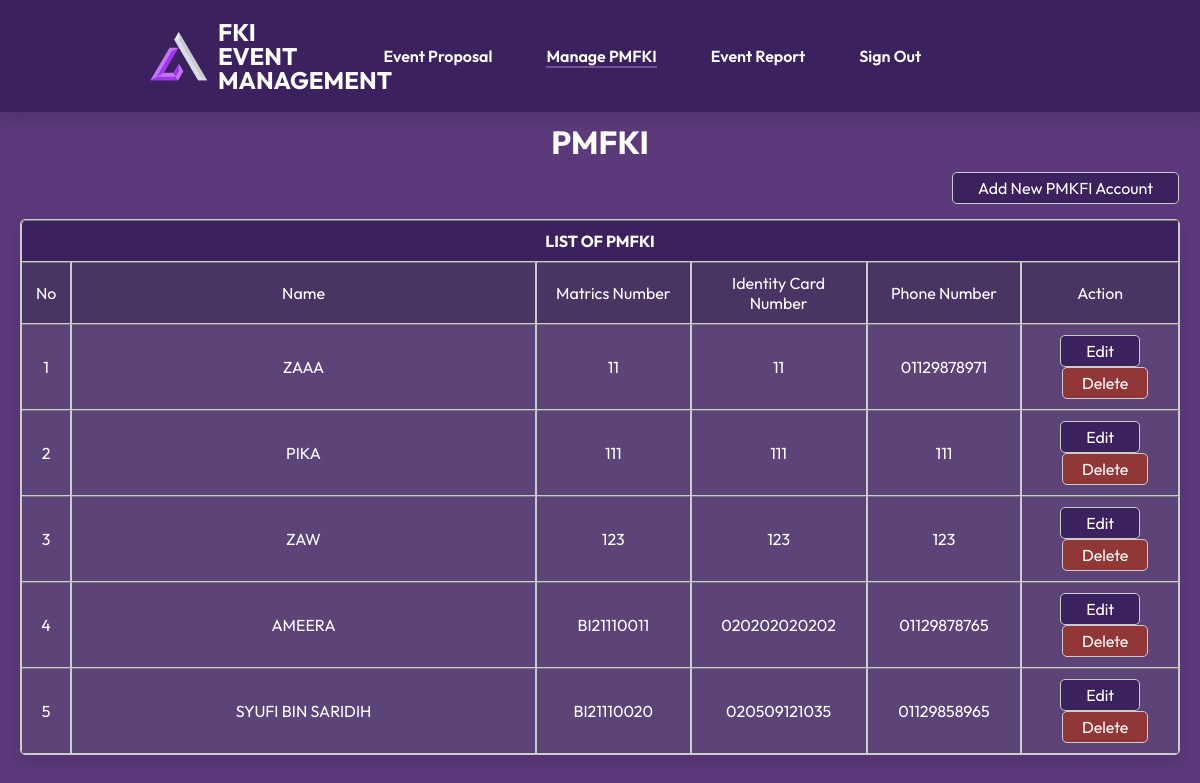
The page /resources/admin/pmfki_acc/pmfki.php (signed in) on the database its author committed.
### tables this page shows
CREATE TABLE `pmfki` (
  `pmfki_id` varchar(20) NOT NULL,
  `pmfki_name` varchar(255) DEFAULT NULL,
  `pmfki_phone` varchar(20) DEFAULT NULL,
  `pmfki_ic` varchar(12) DEFAULT NULL,
  `pmfki_pwd` longtext NOT NULL
);

### resources/admin/pmfki_acc/pmfki.php (the view, shortened to what this page needs)
<?php
    include('config.php');
?>
<!DOCTYPE html>
<html lang="en">
    <head>
	    <link rel="stylesheet" href="css/style.css">
    </head>
    <body>
        <div class="header-row">
            <div class="header-main">
                <img src="src/icon.png" alt="Website Logo">
                <h2>
                    <span>FKI</span>
                    <span>EVENT</span>
                    <span>MANAGEMENT</span>
                </h2>
                <table class="header-nav">
                    <tr>
                        <?php include ('navigation_admin.php')?>
                    </tr>
                </table>
            </div>
        </div>
        <div class="table-list">
            <h1>PMFKI</h1>
            <div class=middle-button>
                <button class="normal-btn" onclick="popup_form()">Add New PMKFI Account</button>
            </div>
            <table border="1" width="100%" class="event-list-table">
                <tr>
                    <th colspan="13">LIST OF PMFKI</th>
                </tr>
                <tr>
                    <td width="2%">No</td>
                    <td width="30%">Name</td>
                    <td width="10%">Matrics Number</td>
                    <td width="10%">Identity Card Number</td>
                    <td width="10%">Phone Number</td>
                    <td width="10%">Action</td>
                </tr>
                <?php
                    $sql = "SELECT * FROM pmfki";
                    $stmt = mysqli_prepare($conn, $sql);
                    mysqli_stmt_execute($stmt);
                    $result = mysqli_stmt_get_result($stmt);
                    if (mysqli_num_rows($result) > 0) {
                        $numrow=1;
                        while($row = mysqli_fetch_assoc($result)) {
                            echo "<tr>";
                            echo "<td>" . $numrow . "</td>";
                            echo "<td>". $row["pmfki_name"] . "</td>";
                            echo '<td>' . $row["pmfki_id"] . '</td>';
                            echo '<td>' . $row["pmfki_ic"] . '</td>';
                            echo "<td>" . $row["pmfki_phone"] . "</td>";
                            echo '<td><button class="normal-btn" onclick="location.href=\'pmfki_edit.php?id=' . $row["pmfki_id"] . '\'">Edit</button>';
                            echo '<button class="decline-btn" onclick="location.href=\'pmfki_delete.php?id=' . $row["pmfki_id"] . '\'">Delete</button></td>';
                            echo "</tr>" . "\n\t\t";
                            $numrow++;
                        }
                    } else {
                        echo '<tr><td colspan="7">0 results</td></tr>';
                    }
                ?>
            </table>
        </div>
    </body>
</html>

### public/css/style.css (style rules this page uses)
*,h1 { font-family: 'Outfit', sans-serif; }
body { background-color: #5b397a; margin: 0; box-sizing: border-box; font-family: 'Outfit', sans-serif; }
.header-row { background-color: #3b215e; display: flex; justify-content: space-between; align-items: center; box-shadow: 0 8px 12px rgba(0, 0, 0, 0.1); }
.header-main { display: flex; align-items: center; margin: 20px; flex: 20%; }
.header-main img { padding-left: 130px; width: 5%; }
.header-main h2 { color: #fff; white-space: nowrap; width: 14%; padding-left: 10px; margin: 0; }
.header-main h2 span { display: block; text-align: left; margin: 0; line-height: 1; }
.table-list { display: flex; flex-direction: column; justify-content: center; align-items: center; margin-right: 10px; margin-left: 10px; margin-bottom: 5%; }
.table-list h1,h2 { color: #fff; text-align: center; margin: 10px; }
.event-list-table { margin-top: 15px; margin-left: 10px; margin-right: 10px; border: 1px solid #ccc; border-style: solid; border-collapse: seperate; border-spacing: 0; border-radius: 5px; background-color: #5c4479; overflow: hidden; width: auto; text-align: center; box-shadow: 0 8px 12px rgba(0, 0, 0, 0.1); margin-bottom: 3%; }
.event-list-table th { background-color:#3b215e; }
.event-list-table tr:nth-child(2) { background-color: #4a3464; }
.event-list-table td, th { border-left: 1px solid #ccc; padding: 10px; color: #fff; }
.event-list-table tr:first-child th:first-child { border-top-left-radius: 5px; }
.event-list-table tr:first-child th:last-child { border-top-right-radius: 5; }
.event-list-table tr:last-child td:first-child { border-bottom-left-radius: 5; }
.event-list-table tr:last-child { border-bottom-right-radius: 5; }
.decline-btn { background-color: #913737; color: #fff; border: 1px solid #ccc; display: inline-block; border-radius: 5px; padding: 5px; padding-left: 19px; padding-right: 19px; text-align: center; z-index: 0; outline: none; position: relative; font-size: inherit; font-family: inherit; overflow: hidden; }
.decline-btn::before { content: ''; z-index: -1; position: absolute; top: 50%; left: 50%; width: 1em; height: 1em; border-radius: 50%; background-color: #752626; transform-origin: center; transform: translate3d(-50%, -50%, 0) scale3d(0, 0, 0); transition: transform 0.35s ease-in-out; }
.decline-btn:not(:first-child) { margin-left: 10px; }
.normal-btn { background-color: #3b215e; color: #fff; border: 1px solid #ccc; display: inline-block; border-radius: 5px; padding: 5px; padding-left: 25px; padding-right: 25px; text-align: center; z-index: 0; outline: none; position: relative; font-size: inherit; font-family: inherit; overflow: hidden; }
.normal-btn::before { content: ''; z-index: -1; position: absolute; top: 50%; left: 50%; width: 1em; height: 1em; border-radius: 50%; background-color: #a07fa7; transform-origin: center; transform: translate3d(-50%, -50%, 0) scale3d(0, 0, 0); transition: transform 0.35s ease-in-out; }
.middle-button { display: flex; flex-direction: row; justify-content: right; align-items: center; width: 99%; text-align: right; margin: 0; padding-right: 10px; }

### rows shown on the page
pmfki: pmfki_name "ZAAA", pmfki_id "11", pmfki_ic "11", pmfki_phone "01129878971"
pmfki: pmfki_name "PIKA", pmfki_id "111", pmfki_ic "111", pmfki_phone "111"
pmfki: pmfki_name "ZAW", pmfki_id "123", pmfki_ic "123", pmfki_phone "123"
pmfki: pmfki_name "AMEERA", pmfki_id "BI21110011", pmfki_ic "020202020202", pmfki_phone "01129878765"
pmfki: pmfki_name "SYUFI BIN SARIDIH", pmfki_id "BI21110020", pmfki_ic "020509121035", pmfki_phone "01129858965"

### other values the page prints
$page_title "Event Proposal"
$page_title "Manage PMFKI"
$page_title "Event Report"
$page_title "Sign Out"
